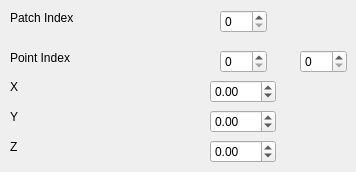
     <widget class="QWidget" name="tab_5">
      <attribute name="title">
       <string>Transform</string>
      </attribute>
      <widget class="QLabel" name="label_45">
       <property name="geometry">
        <rect>
         <x>10</x>
         <y>10</y>
         <width>91</width>
         <height>16</height>
        </rect>
       </property>
       <property name="text">
        <string>Patch Index</string>
       </property>
      </widget>
      <widget class="QSpinBox" name="PatchTransformPatchIndex">
       <property name="geometry">
        <rect>
         <x>220</x>
         <y>10</y>
         <width>47</width>
         <height>23</height>
        </rect>
       </property>
      </widget>
      <widget class="QLabel" name="label_46">
       <property name="geometry">
        <rect>
         <x>10</x>
         <y>50</y>
         <width>81</width>
         <height>16</height>
        </rect>
       </property>
       <property name="text">
        <string>Point Index</string>
       </property>
      </widget>
      <widget class="QSpinBox" name="PatchTransformPointI">
       <property name="geometry">
        <rect>
         <x>220</x>
         <y>50</y>
         <width>47</width>
         <height>23</height>
        </rect>
       </property>
       <property name="maximum">
        <number>4</number>
       </property>
      </widget>
      <widget class="QLabel" name="label_47">
       <property name="geometry">
        <rect>
         <x>10</x>
         <y>80</y>
         <width>59</width>
         <height>14</height>
        </rect>
       </property>
       <property name="text">
        <string>X</string>
       </property>
      </widget>
      <widget class="QDoubleSpinBox" name="PatchTransformX">
       <property name="geometry">
        <rect>
         <x>210</x>
         <y>80</y>
         <width>66</width>
         <height>23</height>
        </rect>
       </property>
       <property name="minimum">
        <double>-99.000000000000000</double>
       </property>
       <property name="singleStep">
        <double>0.300000000000000</double>
       </property>
      </widget>
      <widget class="QDoubleSpinBox" name="PatchTransformZ">
       <property name="geometry">
        <rect>
         <x>210</x>
         <y>140</y>
         <width>66</width>
         <height>23</height>
        </rect>
       </property>
       <property name="minimum">
        <double>-99.000000000000000</double>
       </property>
       <property name="maximum">
        <double>99.000000000000000</double>
       </property>
       <property name="singleStep">
        <double>0.300000000000000</double>
       </property>
      </widget>
      <widget class="QLabel" name="label_48">
       <property name="geometry">
        <rect>
         <x>10</x>
         <y>140</y>
         <width>59</width>
         <height>14</height>
        </rect>
       </property>
       <property name="text">
        <string>Z</string>
       </property>
      </widget>
      <widget class="QDoubleSpinBox" name="PatchTransformY">
       <property name="geometry">
        <rect>
         <x>210</x>
         <y>110</y>
         <width>66</width>
         <height>23</height>
        </rect>
       </property>
       <property name="minimum">
        <double>-99.000000000000000</double>
       </property>
       <property name="singleStep">
        <double>0.300000000000000</double>
       </property>
      </widget>
      <widget class="QLabel" name="label_49">
       <property name="geometry">
        <rect>
         <x>10</x>
         <y>110</y>
         <width>59</width>
         <height>14</height>
        </rect>
       </property>
       <property name="text">
        <string>Y</string>
       </property>
      </widget>
      <widget class="QSpinBox" name="PatchTransformPointJ">
       <property name="geometry">
        <rect>
         <x>300</x>
         <y>50</y>
         <width>47</width>
         <height>23</height>
        </rect>
       </property>
       <property name="maximum">
        <number>4</number>
       </property>
      </widget>
     </widget>
